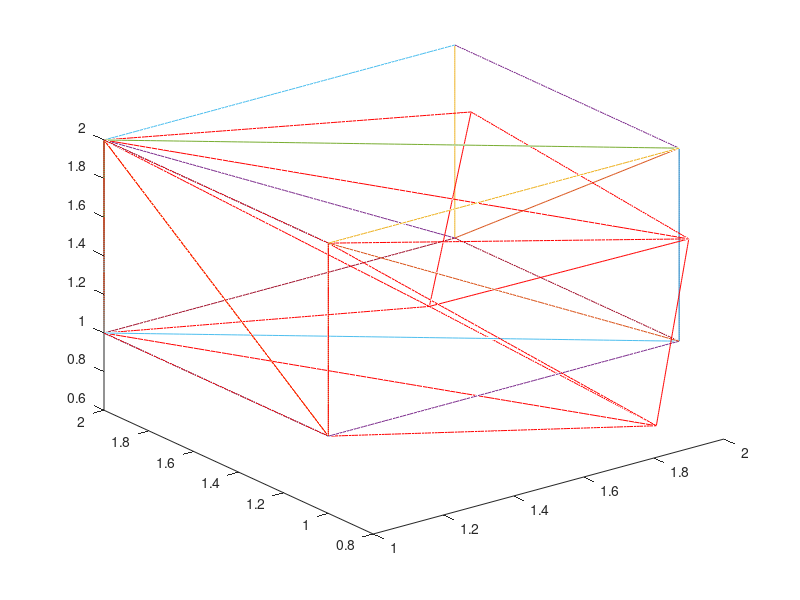

Recreate this plot in MATLAB.
%% Arash Gobal 
%
% The purpose of this program is to test a FEM model to analyze truss
% structures 

clear all
clc


%% 1. Defining node coordinates and bar arrangements

% Nodal coordinates
number_of_nodes = 8;
x_nodes = zeros(number_of_nodes, 1);
y_nodes = zeros(number_of_nodes, 1);
z_nodes = zeros(number_of_nodes, 1);

x_nodes = [1; 1; 1; 1; 2; 2; 2; 2];
y_nodes = [1; 2; 1; 2; 1; 2; 1; 2];
z_nodes = [1; 1; 2; 2; 1; 1; 2; 2];

bar_count = 18;
bars = zeros(bar_count, 2);

bars(1, :) = [1 2]; bars(2, :) = [1 3]; bars(3, :) = [1 4]; bars(4, :) = [1 5];
bars(5, :) = [2 4]; bars(6, :) = [2 5]; bars(7, :) = [2 6]; bars(8, :) = [3 4];
bars(9, :) = [3 5]; bars(10, :) = [3 7]; bars(11, :) = [4 6]; bars(12, :) = [4 7];
bars(13, :) = [4 8]; bars(14, :) = [5 6]; bars(15, :) = [5 7]; bars(16, :) = [6 7];
bars(17, :) = [6 8]; bars(18, :) = [7 8];

bar_length = zeros(bar_count, 1);
bar_angle = zeros(bar_count, 3);
for i = 1:bar_count
    bar_length(i, 1) = sqrt( (x_nodes(bars(i, 1), 1) - x_nodes(bars(i, 2), 1))^2 + (y_nodes(bars(i, 1), 1) - y_nodes(bars(i, 2), 1))^2 + (z_nodes(bars(i, 1), 1) - z_nodes(bars(i, 2), 1))^2 );
    bar_angle(i, 1) = (x_nodes(bars(i, 2), 1) - x_nodes(bars(i, 1), 1))/bar_length(i, 1);
    bar_angle(i, 2) = (y_nodes(bars(i, 2), 1) - y_nodes(bars(i, 1), 1))/bar_length(i, 1);
    bar_angle(i, 3) = (z_nodes(bars(i, 2), 1) - z_nodes(bars(i, 1), 1))/bar_length(i, 1);
end

%% Relationships for plane stress problem

E = 207000000000;  %modulus of elasticity
A = pi*0.05^2;

%% Assembly of the stiffness matrix
K_local = zeros(6, 6);
K_global = zeros(3*number_of_nodes, 3*number_of_nodes);

for i = 1:bar_count
    cx = bar_angle(i, 1);
    cy = bar_angle(i, 2);
    cz = bar_angle(i, 3);
    K_local = (A*E/bar_length(i, 1))*[cx^2 cx*cy cx*cz -cx^2 -cx*cy -cx*cz;
                                      cx*cy cy^2 cy*cz -cx*cy -cy^2 -cy*cz;
                                      cx*cz cy*cz cz^2 -cx*cz -cy*cz -cz^2;
                                      -cx^2 -cx*cy -cx*cz cx^2 cx*cy cx*cz;
                                      -cx*cy -cy^2 -cy*cz cx*cy cy^2 cy*cz;
                                      -cx*cz -cy*cz -cz^2 cx*cz cy*cz cz^2];
    
    a = bars(i, 1);
    b = bars(i, 2);
    K_global((3*(a - 1) + 1):3*a, (3*(b - 1) + 1):3*b) = K_global((3*(a - 1) + 1):3*a, (3*(b - 1) + 1):3*b) + K_local(1:3, 4:6);
    K_global((3*(a - 1) + 1):3*a, (3*(a - 1) + 1):3*a) = K_global((3*(a - 1) + 1):3*a, (3*(a - 1) + 1):3*a) + K_local(1:3, 1:3);
    K_global((3*(b - 1) + 1):3*b, (3*(a - 1) + 1):3*a) = K_global((3*(b - 1) + 1):3*b, (3*(a - 1) + 1):3*a) + K_local(4:6, 1:3);
    K_global((3*(b - 1) + 1):3*b, (3*(b - 1) + 1):3*b) = K_global((3*(b - 1) + 1):3*b, (3*(b - 1) + 1):3*b) + K_local(4:6, 4:6);
end

%% Solving the problem

F = zeros(3*number_of_nodes, 1);
u = zeros(3*number_of_nodes, 1);

% Choosing force nodes
force_nodes = [];
for i = 1:number_of_nodes
    if x_nodes(i, 1) == 2
        force_nodes = [force_nodes i];
    end
end

for i = 1:length(force_nodes)
    j = 3*(force_nodes(i) - 1);
    F(j, 1) = -100000000;
end

% Choosing the fixed nodes
fixed_nodes = [];
fixed_dofs = [];
for i = 1:number_of_nodes
    if x_nodes(i, 1) == 1
        fixed_nodes = [fixed_nodes i];
        fixed_dofs = [fixed_dofs (3*i-2) (3*i-1) (3*i)];
    end
end
free_dofs = [1:(3*number_of_nodes)];
free_dofs(fixed_dofs) = [];

u(free_dofs) = K_global(free_dofs, free_dofs)\F(free_dofs);

for i = 1:bar_count
    l1 = linspace(x_nodes(bars(i, 1)), x_nodes(bars(i, 2)), 100);
    l2 = linspace(y_nodes(bars(i, 1)), y_nodes(bars(i, 2)), 100);
    l3 = linspace(z_nodes(bars(i, 1)), z_nodes(bars(i, 2)), 100);
    plot3(l1, l2, l3);
    hold on
end
hold on
for i = 1:bar_count
    l1 = linspace(x_nodes(bars(i, 1)) + u(3*bars(i, 1) - 2), x_nodes(bars(i, 2)) + u(3*bars(i, 2) - 2), 100);
    l2 = linspace(y_nodes(bars(i, 1)) + u(3*bars(i, 1) - 1), y_nodes(bars(i, 2)) + u(3*bars(i, 2) - 1), 100);
    l3 = linspace(z_nodes(bars(i, 1)) + u(3*bars(i, 1)), z_nodes(bars(i, 2)) + u(3*bars(i, 2)), 100);
    plot3(l1, l2, l3, 'r-');
    hold on
end
